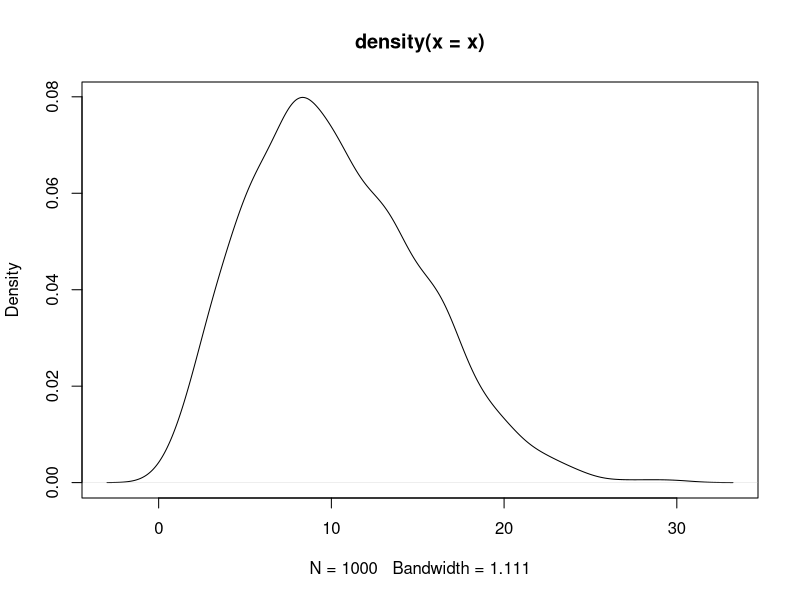
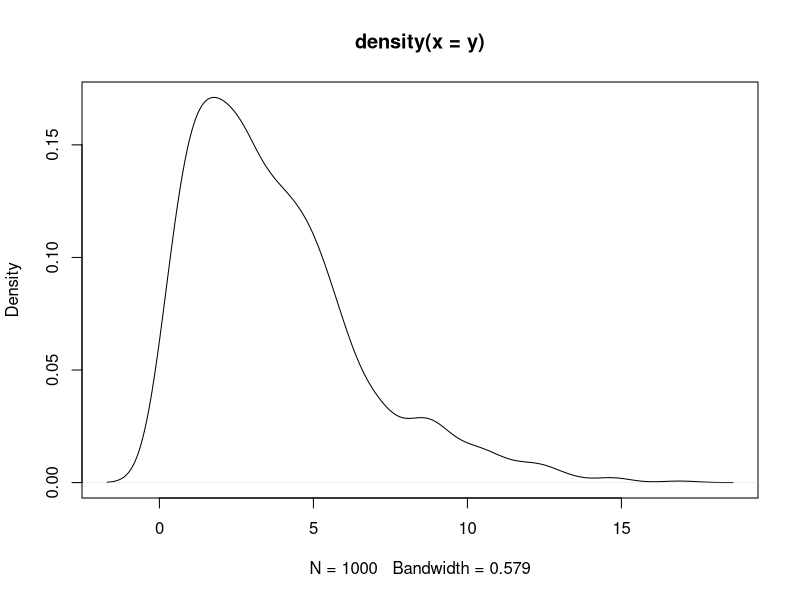
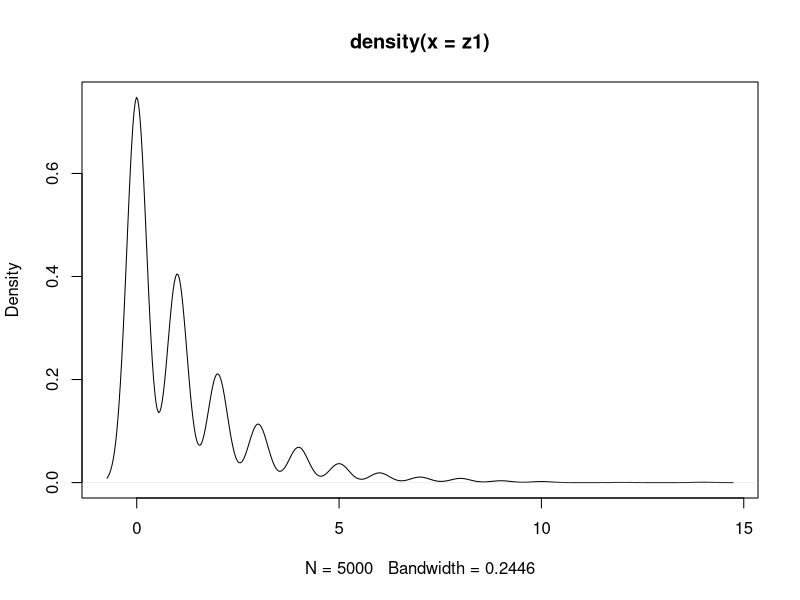
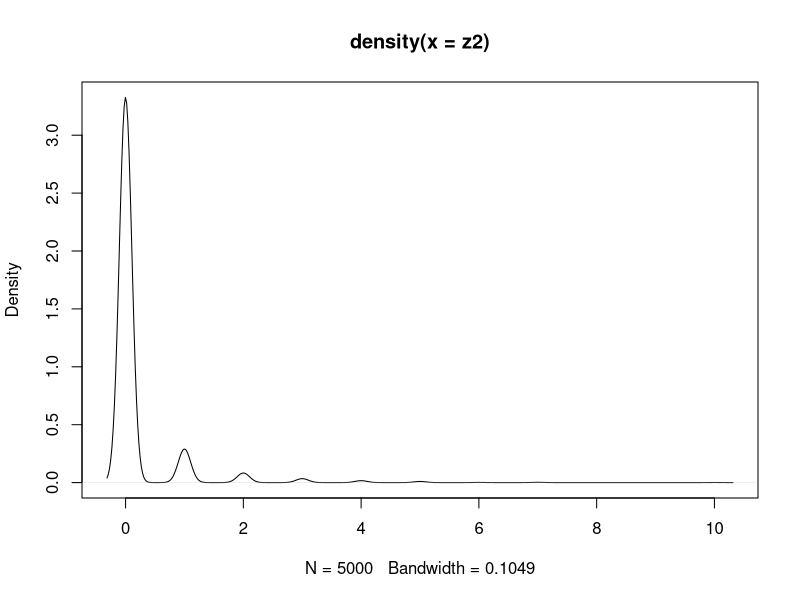

Reproduce these figures in R, in order.

# serial distribution, dist_shape, dist_scale
x=rweibull(1000,2.101547305,11.29064083)
plot(density(x))

# delay distribution, delay_shape, delay_scale
y=rweibull(1000,1.347738368,4.360796301)
plot(density(y))

# distribution for selecting new cases from isolated infectors
# size=disp.iso, mu=r0isolated
z1=rnbinom(5000,size=0.9,mu=1.2)
plot(density(z1))

# distribution for selecting new cases from non-isolated infectors
# size=disp.com, mu=r0community
z2=rnbinom(5000,size=0.16,mu=0.2)
plot(density(z2))
